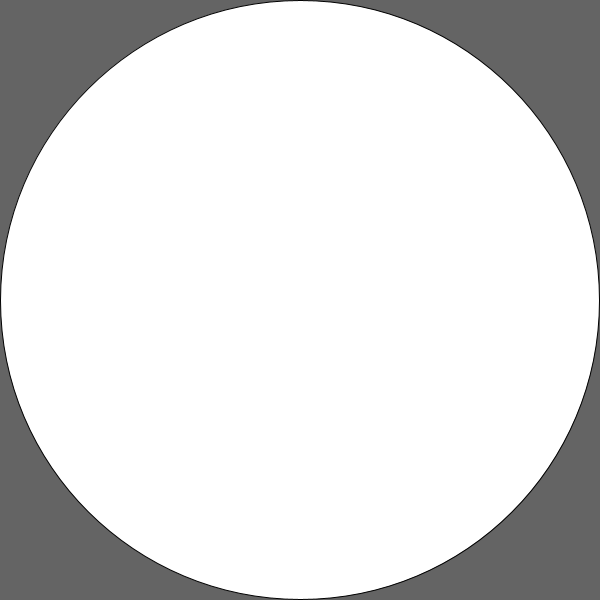
Frame 1 (no input)
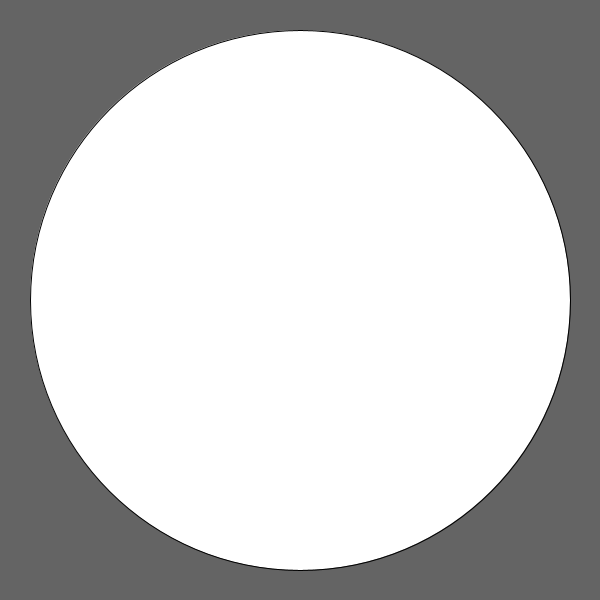
Frame 60 (the mouse pressed at the canvas centre just before this capture)
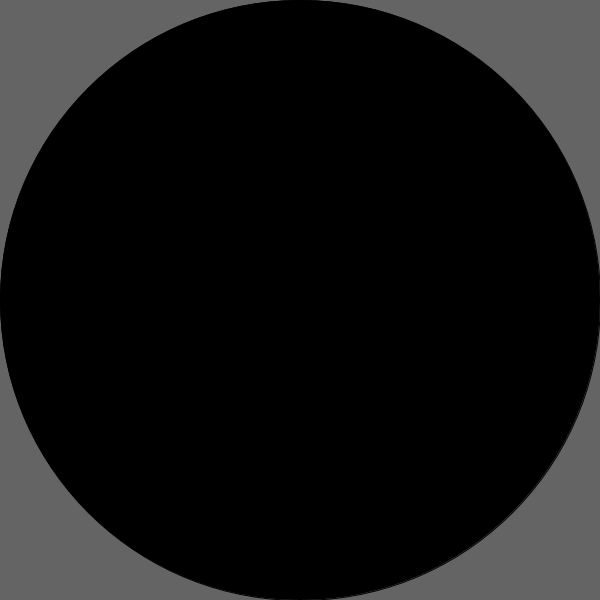
Frame 120 (the mouse held since frame 60 and released just before this capture)

The Processing sketch that drew these frames (run headless with seeded random() and noise(); from frame 60 on, the mouse is pressed at the canvas centre):

// Processing sketch: w5_05_growShrinkChallenge
// ── w5_05_growShrinkChallenge.pde
// Grow and Shrink Challenge
// uses dist function - see processing reference
// https://processing.org/reference/dist_.html
// this example is taken from Daniel Shiffman's textbook
// Learning Processing: A Beginner's Guide

int x;
int y;
int diam;
int radius;

void setup() {
  size(600, 600);
  smooth();
  x = width/2;
  y = height/2;
  diam = width;
  radius = diam/2;
}

void draw(){
  background(100);
  float d = dist(mouseX, mouseY, x, y);
  if(d < radius) {
    diam ++;
    fill(0);
  } else {
    fill(255);
    diam --;
  }
  ellipse(x, y, diam, diam);
  
}
